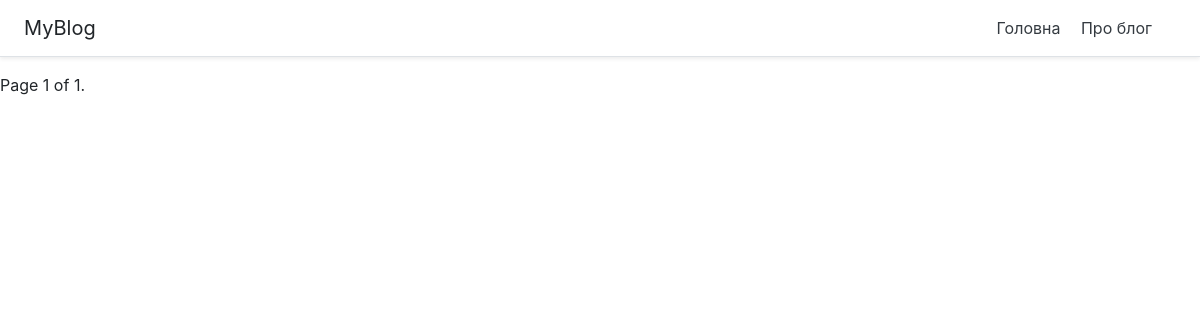
Page /post/ on the earlier database version.
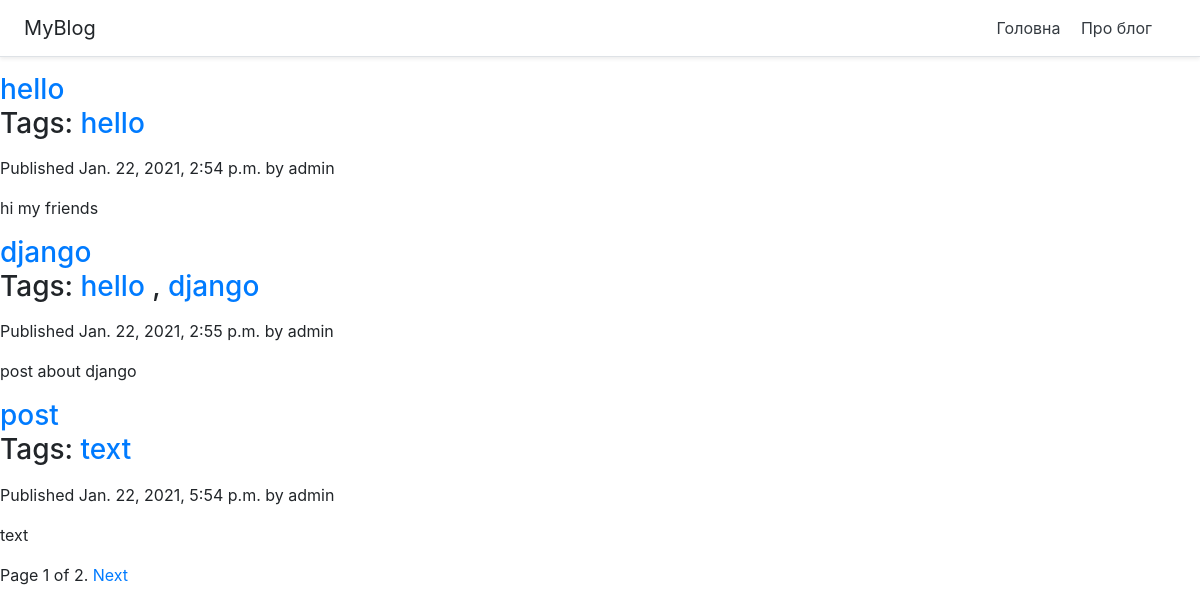
Same page on the later database version.
### blog/models.py (models this page shows)
class Post(models.Model):
    STATUS_CHOICES = ( ('draft', 'Draft'), ('published', 'Published'),)
    title = models.CharField(max_length=250)
    slug = models.SlugField(max_length=250, unique_for_date='publish')
    author = models.ForeignKey(User, related_name='blog_posts',on_delete=models.CASCADE,)
    body = models.TextField()
    publish = models.DateTimeField(default=timezone.now)
    created = models.DateTimeField(auto_now_add=True)
    updated = models.DateTimeField(auto_now=True)
    status = models.CharField(max_length=10, choices=STATUS_CHOICES, default='draft')
    tags = TaggableManager()

### blog/views.py (the view)
# urls.py: path('post/', views.post_list, name='post_list'),
def post_list(request, tag_slug=None):
    object_list = Post.objects.all() #published
    paginator = Paginator(object_list, 3)
    page = request.GET.get('page')
    tag = None
    if tag_slug:
        tag = get_object_or_404(Tag, slug=tag_slug)
        object_list = object_list.filter(tags__in=[tag])
    try:
        posts = paginator.page(page)
    except PageNotAnInteger:
        posts = paginator.page(1)
    except EmptyPage:
        posts = paginator.page(paginator.num_pages)
    return render(request, 'blog/post/home.html', {'page': page , 'posts': posts,'tag': tag})

### blog/templates/blog/post/home.html (shortened to what this page needs)
{% extends "blog/base.html" %}
{% block content %}
    {% for post in posts %}
        <h3>
            <a href=" {% url 'post_detail' post.id %}">{{ post.title }}</a>
            <p class="tags">
                Tags:
                {% for tag in post.tags.all %}
                    <a href="{% url 'post_list_by_tag' tag.slug %}">
                        {{ tag.name }}
                    </a>
                    {% if not forloop.last %}, {% endif %}
                {% endfor %}
            </p>
        </h3>
        <p class="date">
            Published {{ post.publish }} by {{ post.author }}
        </p>
        {{ post.body|truncatewords:30|linebreaks }}
    {% endfor %}
    {% include "pagination.html" with page=posts %}
{% endblock %}

### blog/templates/blog/base.html
{% load static %}
<!DOCTYPE html>
<html>
<head>
    <link href="https://stackpath.bootstrapcdn.com/bootstrap/4.5.2/css/bootstrap.min.css" rel="stylesheet">
    <link href="{% static 'css/blog.css' %}" rel="stylesheet">
</head>
<body>
  <div class="d-flex flex-column flex-md-row align-items-center p-3 px-md-4 mb-3 bg-white border-bottom shadow-sm">
      <h5 class="my-0 mr-md-auto font-weight-normal"> {% block title %}MyBlog{% endblock %} </h5>
      <nav class="my-2 my-md-0 mr-md-3">
        <a class="p-2 text-dark" href=" {% url 'post_list' %}">Головна</a>
        <a class="p-2 text-dark" href="{% url 'about' %}">Про блог</a>
      </nav>
  </div>
<div id="content">
    {% block content %}
    {% endblock %}
</div>
</body>
</html>

### blog/templates/pagination.html (shortened to what this page needs)
<div class="pagination">
    <span class="step-links">
        <span class="current">
            Page {{ page.number }} of {{ page.paginator.num_pages }}.
        </span>
        {% if page.has_next %}
            <a href="?page={{ page.next_page_number }}">Next</a>
        {% endif %}
    </span>
</div>

Differences in the rows shown:
added Post: title "hello", publish "Jan. 22, 2021, 2:54 p.m.", author "admin", body "hi my friends"
added Tag: name "hello"
added Post: title "django", publish "Jan. 22, 2021, 2:55 p.m.", author "admin", body "post about django"
added Tag: name "django"
added Post: title "post", publish "Jan. 22, 2021, 5:54 p.m.", author "admin", body "text"
added Tag: name "text", shown under "post"
Other differences:
{{ page.paginator.num_pages }}: "1" → "2"
text now shown: "Next"
